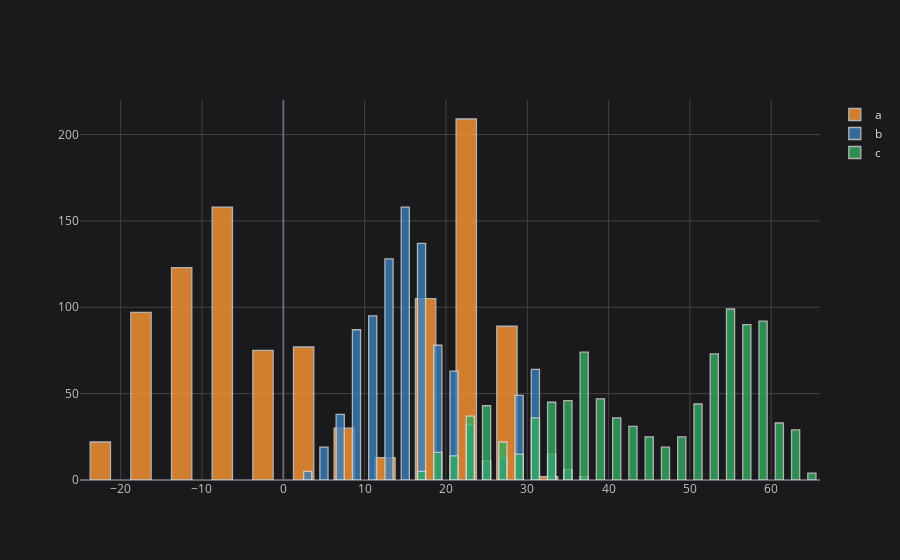

The notebook cell saved with this chart:
### Code cell
df.iplot(kind='hist',bins=25,barmode='overlay',bargap=0.5)

### Figure 1 — Plotly figure (JSON) as saved in the notebook; plotly's stock layout.template omitted (floating-point values rounded to 4 significant figures; data arrays with more than 128 entries replaced by an {"elided": "..."} marker saying what was removed)
{"data": [{"histfunc": "count", "histnorm": "", "marker": {"color": "rgba(255, 153, 51, 1.0)", "line": {"color": "#D9D9D9", "width": 1.3}}, "name": "a", "nbinsx": 25, "opacity": 0.8, "orientation": "v", "type": "histogram", "x": {"elided": "1000 float values"}}, {"histfunc": "count", "histnorm": "", "marker": {"color": "rgba(55, 128, 191, 1.0)", "line": {"color": "#D9D9D9", "width": 1.3}}, "name": "b", "nbinsx": 25, "opacity": 0.8, "orientation": "v", "type": "histogram", "x": {"elided": "1000 float values"}}, {"histfunc": "count", "histnorm": "", "marker": {"color": "rgba(50, 171, 96, 1.0)", "line": {"color": "#D9D9D9", "width": 1.3}}, "name": "c", "nbinsx": 25, "opacity": 0.8, "orientation": "v", "type": "histogram", "x": {"elided": "1000 float values"}}], "layout": {"bargap": 0.5, "barmode": "overlay", "legend": {"bgcolor": "#1A1A1C", "font": {"color": "#D9D9D9"}}, "paper_bgcolor": "#1A1A1C", "plot_bgcolor": "#1A1A1C", "title": {"font": {"color": "#D9D9D9"}}, "xaxis": {"gridcolor": "#434343", "showgrid": true, "tickfont": {"color": "#C2C2C2"}, "title": {"font": {"color": "#D9D9D9"}, "text": ""}, "zerolinecolor": "#666570"}, "yaxis": {"gridcolor": "#434343", "showgrid": true, "tickfont": {"color": "#C2C2C2"}, "title": {"font": {"color": "#D9D9D9"}, "text": ""}, "zerolinecolor": "#666570"}}}
